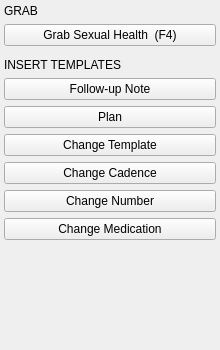
<?xml version="1.0" encoding="UTF-8"?>
<ui version="4.0">
 <class>SexualHealthActions</class>
 <widget class="QWidget" name="SexualHealthActions">
  <property name="geometry">
   <rect><x>0</x><y>0</y><width>220</width><height>350</height></rect>
  </property>
  <layout class="QVBoxLayout" name="mainLayout">
   <property name="leftMargin"><number>4</number></property>
   <property name="topMargin"><number>4</number></property>
   <property name="rightMargin"><number>4</number></property>
   <property name="bottomMargin"><number>4</number></property>
   <property name="spacing"><number>6</number></property>
   <item>
    <widget class="QLabel" name="lbl_grab_section">
     <property name="text"><string>GRAB</string></property>
    </widget>
   </item>
   <item>
    <widget class="ActionButton" name="btn_grab">
     <property name="text"><string>Grab Sexual Health  (F4)</string></property>
    </widget>
   </item>
   <item>
    <widget class="QWidget" name="separator1">
     <property name="maximumSize"><size><width>16777215</width><height>1</height></size></property>
     <property name="styleSheet"><string>background-color: #2e4066;</string></property>
    </widget>
   </item>
   <item>
    <widget class="QLabel" name="lbl_templates_section">
     <property name="text"><string>INSERT TEMPLATES</string></property>
    </widget>
   </item>
   <item>
    <widget class="ActionButton" name="btn_followup">
     <property name="text"><string>Follow-up Note</string></property>
    </widget>
   </item>
   <item>
    <widget class="ActionButton" name="btn_plan">
     <property name="text"><string>Plan</string></property>
    </widget>
   </item>
   <item>
    <widget class="ActionButton" name="btn_change">
     <property name="text"><string>Change Template</string></property>
    </widget>
   </item>
   <item>
    <widget class="ActionButton" name="btn_change_cadence">
     <property name="text"><string>Change Cadence</string></property>
    </widget>
   </item>
   <item>
    <widget class="ActionButton" name="btn_change_number">
     <property name="text"><string>Change Number</string></property>
    </widget>
   </item>
   <item>
    <widget class="ActionButton" name="btn_change_med">
     <property name="text"><string>Change Medication</string></property>
    </widget>
   </item>
   <item>
    <spacer name="bottomSpacer"><property name="orientation"><enum>Qt::Vertical</enum></property><property name="sizeHint" stdset="0"><size><width>20</width><height>40</height></size></property></spacer>
   </item>
  </layout>
 </widget>
 <customwidgets>
  <customwidget>
   <class>ActionButton</class>
   <extends>QPushButton</extends>
   <header>emr_assist.ui.widgets</header>
  </customwidget>
 </customwidgets>
 <resources/>
 <connections/>
</ui>
